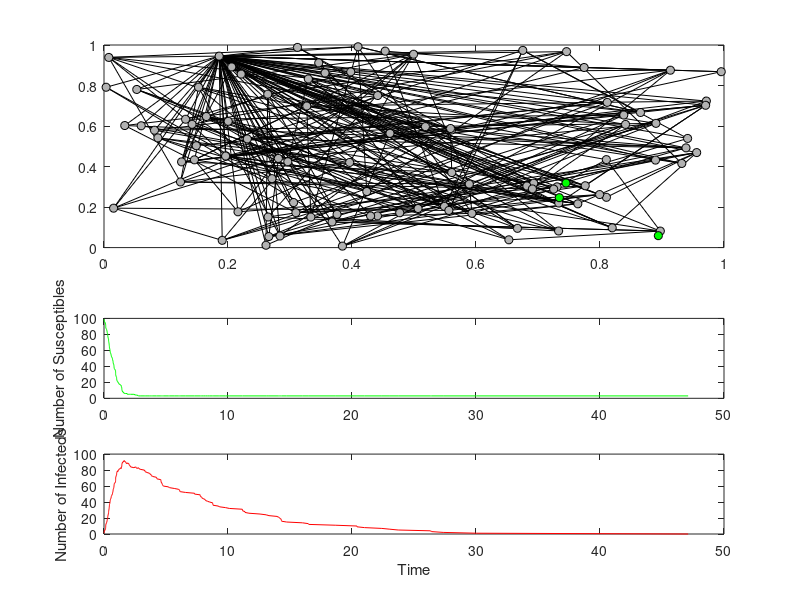

This figure's MATLAB source:
function [t,S,I] = Program_7_7(N,n,tau,gamma,MaxTime,Type)
%
%
%
% Program_7_7( N, n, tau, gamma, MaxTime, Type)
%      This is the MATLAB version of program 7.7 from page 280 of
% "Modeling Infectious Disease in humans and animals"
% by Keeling & Rohani.
%
% It is an SIR disease spread through a network. Allowed
% network types are 'Random','Spatial','Lattice' and 'SmallWorld'
%
% We assume N individuals, each with an averge of n contacts.

% In this model we define an individual by their status flag:
% Status=1   =>  Susceptible
% Status=2   =>  Infectious
% Status=0   =>  Recovered


% Sets up default parameters if necessary.
if nargin == 0
    N=100;
    n=4;
    tau=1;
    gamma=0.1;
    MaxTime=1000;
    Type='Random';
end

% Checks all the parameters are valid
CheckGreater(N,0,'Number of individuals N');
CheckGreater(n,0,'Number of neighbours n');
CheckGreater(tau,0,'tau');
CheckGreater(gamma,0,'gamma');
CheckGreater(MaxTime,0,'MaxTime');

%Initialise the Network
% (X,Y) is location, G is the network graph matrix
% this means we use S and I for the number of susceptibles and infecteds

[X,Y,G,N]=Create_Network(N,n,Type);
Status=1+0*X; Status(1)=2;
Rate=0*X; Rate(1)=gamma; Rate(find(G(:,1)))=tau;

t=0; i=1; S=N-1; I=1;
% The main iteration
subplot(2,1,1);
[j,k,s]=find(G);
plot([X(j) X(k)]',[Y(j) Y(k)]','-k');
hold on
Col=[0.7 0.7 0.7; 0 1 0; 1 0 0];
for k=1:N
    H(k)=plot(X(k),Y(k),'ok','MarkerFaceColor','g');
end
set(H(1),'MarkerFaceColor','r');
hold off;
drawnow;

while (t<MaxTime & I(end)>0)
    [step,Rate,Status,e]=Iterate(Rate,Status,G,tau,gamma);
    i=i+1;
    t(i)=t(i-1)+step;
    S(i)=length(find(Status==1));
    I(i)=length(find(Status==2));
    set(H(e),'MarkerFaceColor',Col(Status(e)+1,:));

    %     subplot(2,1,1);
    %     [j,k,s]=find(G);
    %     plot([X(j) X(k)]',[Y(j) Y(k)]','-k');
    %     hold on
    %     s=find(Status==0); plot(X(s),Y(s),'ok','MarkerFaceColor',[0.7 0.7 0.7],'MarkerSize',8);
    %     s=find(Status==1); plot(X(s),Y(s),'ok','MarkerFaceColor','g','MarkerSize',8);
    %     s=find(Status==2); plot(X(s),Y(s),'ok','MarkerFaceColor','r','MarkerSize',10);
    %     hold off;

    subplot(4,1,3);
    plot(t,S,'-g');
    ylabel 'Number of Susceptibles'
    subplot(4,1,4);
    plot(t,I,'-r');
    ylabel 'Number of Infecteds'
    xlabel 'Time'
    drawnow;
    [];
end


% Create the Network
function [X,Y,G,N]=Create_Network(N,n,Type);

if n > (N-1)
    error('Impossible to have an average of %d contacts with a population size of %d',n,N);
end

G=sparse(1,1,0,N,N);
X=rand(N,1); Y=rand(N,1);
switch Type

    case {'Random','random'}
        contacts=0;
        while(contacts<n*N)
            i=ceil(rand(1,1)*N); j=ceil(rand(1,1)*N);
            if i~=j & G(i,j)==0
                contacts=contacts+2;
                G(i,j)=1; G(j,1)=1;
            end
        end
                
    case {'Spatial','spatial'}
        D=(X*ones(1,N) - ones(N,1)*X').^2 + (Y*ones(1,N) - ones(N,1)*Y').^2;
        Prob=exp(-D*5)-rand(N,N); Prob=triu(Prob,1)-1e100*tril(ones(N,N),0);
        [y i]=sort(reshape(Prob,N*N,1));
        p=i(end+[(1-n*N/2):1:0]);
        i=1+mod(p-1,N); j=1+floor((p-1)/N);
        G=sparse([i; j],[j; i],1,N,N);

    case {'Lattice','lattice'}
        if mod(sqrt(N),1)~=0
            warning('N=%d is not a square number, rounding to %d',N,round(sqrt(N)).^2);
            N=round(sqrt(N)).^2;
        end
        [X,Y]=meshgrid([0:(sqrt(N)-1)]/(sqrt(N)-1));
        X=reshape(X,N,1); Y=reshape(Y,N,1);
        D=(X*ones(1,N) - ones(N,1)*X').^2 + (Y*ones(1,N) - ones(N,1)*Y').^2;
        Prob=triu(D,1)+1e100*tril(ones(N,N),0);
        [y i]=sort(reshape(Prob,N*N,1));
        p=i(1:(n*N/2 - 2*sqrt(N)));
        i=1+mod(p-1,N); j=1+floor((p-1)/N);
        G=sparse([i; j],[j; i],1,N,N);

    case {'SmallWorld','Smallworld','smallworld'}
        if mod(sqrt(N),1)~=0
            warning('N=%d is not a square number, rounding to %d',N,round(sqrt(N)).^2);
            N=round(sqrt(N)).^2;
        end
        [X,Y]=meshgrid([0:(sqrt(N)-1)]/(sqrt(N)-1));
        X=reshape(X,N,1); Y=reshape(Y,N,1);
        D=(X*ones(1,N) - ones(N,1)*X').^2 + (Y*ones(1,N) - ones(N,1)*Y').^2;
        Prob=triu(D,1)+1e100*tril(ones(N,N),0);
        [y i]=sort(reshape(Prob,N*N,1));
        p=i(1:(n*N/2 - 2*sqrt(N)));
        i=1+mod(p-1,N); j=1+floor((p-1)/N);
        G=sparse([i; j],[j; i],1,N,N);
        % Already made a lattice, now add R random connections
        R=10;
        for k=1:R
            i=1; j=1;
            while (i==j | G(i,j)==1)
                i=ceil(rand(1,1)*N); j=ceil(rand(1,1)*N);
            end
            G(i,j)=1; G(j,1)=1;
        end
        
    otherwise
        error('Do not recognise network type %s',Type);
end



%Do the Up-Dating.
function [step,Rate,Status,Event]=Iterate(Rate,Status,G,tau,gamma);

Sum=sum(Rate); Cum=cumsum(Rate);

Event=min(find(Cum>rand(1,1)*Sum));

Status(Event)=mod(Status(Event)+1,3);

contacts=find(G(:,Event) & Status==1);
switch Status(Event)
    case 1
        
    case 2
        Rate(Event)=gamma;
        Rate(contacts)=Rate(contacts)+tau;
        G(Event,:)=0;
    case 0
        % For SIR type dynamics we require the following 2 lines
        Rate(Event)=0;
        Rate(contacts)=Rate(contacts)-tau;

        % For SIS type dynamics we require the following 3 lines
	%Status(Event)=1;
        %Rate(Event)=tau*length(find(G(:,Event) & Status==2));
        %Rate(contacts)=Rate(contacts)-tau;

end
Rate=Rate.*sign(Status);

step=-log(rand(1,1))/Sum;

% Does a simple check on the value
function []=CheckGreaterOrEqual(Parameter, Value, str)

m=find(Parameter<Value);
if length(m)>0
    error('Parameter %s(%g) (=%g) is less than %g',str,m(1),Parameter(m(1)),Value);
end

function []=CheckGreater(Parameter, Value, str)

m=find(Parameter<=Value);
if length(m)>0
    error('Parameter %s(%g) (=%g) is less than %g',str,m(1),Parameter(m(1)),Value);
end


